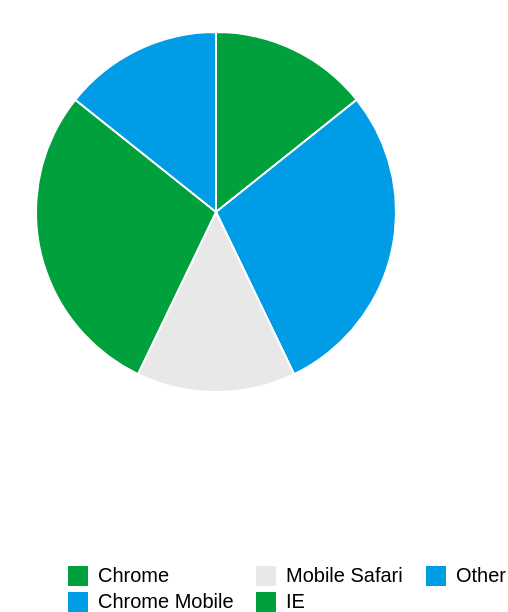

Here is the Vega-Lite specification saved for this chart:
### Vega specification from a JSON file in a GitHub repository (floating-point values rounded to 4 significant figures)
{"$schema": "https://vega.github.io/schema/vega/v4.4.json", "width": 150, "height": 200, "data": [{"name": "data_table", "values": [{"key": "Chrome", "value": 5}, {"key": "Chrome Mobile", "value": 10}, {"key": "Mobile Safari", "value": 5}, {"key": "IE", "value": 10}, {"key": "Other", "value": 5}], "transform": [{"type": "collect"}]}, {"name": "data_table_pie", "source": "data_table", "transform": [{"type": "pie", "field": "value", "as": ["ff_outer_startAngle", "ff_outer_endAngle"]}]}], "scales": [{"name": "scale_color", "type": "ordinal", "range": ["#00A03C", "#009DE6", "#E8E8E8"], "domain": {"data": "data_table", "field": "key"}}], "marks": [{"name": "mark_outer_ring", "type": "arc", "from": {"data": "data_table_pie"}, "encode": {"enter": {"x": {"signal": "width / 2"}, "y": {"signal": "height / 2"}, "fill": {"scale": "scale_color", "field": "key"}, "stroke": {"value": "white"}, "startAngle": {"field": "ff_outer_startAngle"}, "endAngle": {"field": "ff_outer_endAngle"}, "innerRadius": {"value": 0}, "outerRadius": {"value": 90}}}}, {"name": "mark_text", "type": "text", "from": {"data": "data_table_pie"}, "encode": {"enter": {"text": {"signal": "datum['display']"}, "x": {"signal": "width / 2"}, "y": {"signal": "height / 2"}, "radius": {"value": 110}, "theta": {"signal": "(datum['ff_outer_startAngle'] + datum['ff_outer_endAngle'])/2"}, "align": {"value": "center"}, "baseline": {"value": "middle"}}}}], "legends": [{"fill": "scale_color", "title": "", "orient": "bottom", "columns": 3, "offset": 60, "encode": {"symbols": {"enter": {"shape": {"value": "square"}}}, "labels": {"update": {"text": {"field": "value"}}}}}]}
